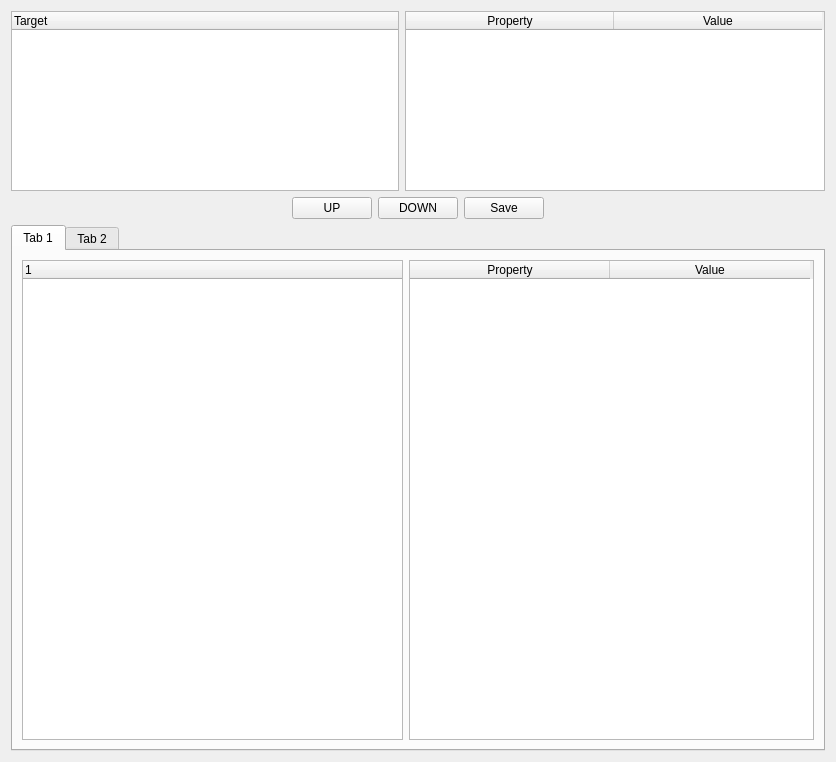
<?xml version="1.0" encoding="UTF-8"?>
<ui version="4.0">
 <class>Form</class>
 <widget class="QWidget" name="Form">
  <property name="geometry">
   <rect>
    <x>0</x>
    <y>0</y>
    <width>836</width>
    <height>762</height>
   </rect>
  </property>
  <property name="minimumSize">
   <size>
    <width>650</width>
    <height>0</height>
   </size>
  </property>
  <property name="windowTitle">
   <string>Manage materials</string>
  </property>
  <layout class="QVBoxLayout" name="verticalLayout">
   <item>
    <layout class="QHBoxLayout" name="lay_target1">
     <item>
      <widget class="QTreeWidget" name="tre_target">
       <property name="sizePolicy">
        <sizepolicy hsizetype="Expanding" vsizetype="Expanding">
         <horstretch>0</horstretch>
         <verstretch>0</verstretch>
        </sizepolicy>
       </property>
       <property name="maximumSize">
        <size>
         <width>9999</width>
         <height>180</height>
        </size>
       </property>
       <column>
        <property name="text">
         <string>Target</string>
        </property>
       </column>
      </widget>
     </item>
     <item>
      <widget class="QTableWidget" name="tbl_target">
       <property name="sizePolicy">
        <sizepolicy hsizetype="Minimum" vsizetype="Expanding">
         <horstretch>0</horstretch>
         <verstretch>0</verstretch>
        </sizepolicy>
       </property>
       <property name="minimumSize">
        <size>
         <width>420</width>
         <height>0</height>
        </size>
       </property>
       <property name="maximumSize">
        <size>
         <width>16777215</width>
         <height>180</height>
        </size>
       </property>
       <attribute name="horizontalHeaderDefaultSectionSize">
        <number>208</number>
       </attribute>
       <column>
        <property name="text">
         <string>Property</string>
        </property>
       </column>
       <column>
        <property name="text">
         <string>Value</string>
        </property>
       </column>
      </widget>
     </item>
    </layout>
   </item>
   <item>
    <layout class="QHBoxLayout" name="lay_buttons">
     <item>
      <spacer name="horizontalSpacer">
       <property name="orientation">
        <enum>Qt::Horizontal</enum>
       </property>
       <property name="sizeHint" stdset="0">
        <size>
         <width>40</width>
         <height>20</height>
        </size>
       </property>
      </spacer>
     </item>
     <item>
      <widget class="QPushButton" name="btn_load">
       <property name="maximumSize">
        <size>
         <width>100</width>
         <height>16777215</height>
        </size>
       </property>
       <property name="text">
        <string>UP</string>
       </property>
      </widget>
     </item>
     <item>
      <widget class="QPushButton" name="btn_del">
       <property name="maximumSize">
        <size>
         <width>100</width>
         <height>16777215</height>
        </size>
       </property>
       <property name="text">
        <string>DOWN</string>
       </property>
      </widget>
     </item>
     <item>
      <widget class="QPushButton" name="btn_save">
       <property name="text">
        <string>Save</string>
       </property>
      </widget>
     </item>
     <item>
      <spacer name="horizontalSpacer_2">
       <property name="orientation">
        <enum>Qt::Horizontal</enum>
       </property>
       <property name="sizeHint" stdset="0">
        <size>
         <width>40</width>
         <height>20</height>
        </size>
       </property>
      </spacer>
     </item>
    </layout>
   </item>
   <item>
    <widget class="QTabWidget" name="tab_db">
     <property name="currentIndex">
      <number>0</number>
     </property>
     <widget class="QWidget" name="lay_tab1">
      <attribute name="title">
       <string>Tab 1</string>
      </attribute>
      <layout class="QVBoxLayout" name="verticalLayout_2">
       <item>
        <layout class="QHBoxLayout" name="lay_tab1db1">
         <item>
          <widget class="QTreeWidget" name="tre_tab1">
           <property name="sizePolicy">
            <sizepolicy hsizetype="Expanding" vsizetype="Expanding">
             <horstretch>0</horstretch>
             <verstretch>0</verstretch>
            </sizepolicy>
           </property>
           <property name="maximumSize">
            <size>
             <width>9999</width>
             <height>16777215</height>
            </size>
           </property>
           <column>
            <property name="text">
             <string notr="true">1</string>
            </property>
           </column>
          </widget>
         </item>
         <item>
          <widget class="QTableWidget" name="tbl_tab1">
           <property name="sizePolicy">
            <sizepolicy hsizetype="Minimum" vsizetype="Expanding">
             <horstretch>0</horstretch>
             <verstretch>0</verstretch>
            </sizepolicy>
           </property>
           <property name="minimumSize">
            <size>
             <width>405</width>
             <height>0</height>
            </size>
           </property>
           <attribute name="horizontalHeaderDefaultSectionSize">
            <number>200</number>
           </attribute>
           <attribute name="horizontalHeaderMinimumSectionSize">
            <number>41</number>
           </attribute>
           <column>
            <property name="text">
             <string>Property</string>
            </property>
           </column>
           <column>
            <property name="text">
             <string>Value</string>
            </property>
           </column>
          </widget>
         </item>
        </layout>
       </item>
      </layout>
     </widget>
     <widget class="QWidget" name="tab_2">
      <attribute name="title">
       <string>Tab 2</string>
      </attribute>
     </widget>
    </widget>
   </item>
  </layout>
 </widget>
 <resources/>
 <connections/>
</ui>
